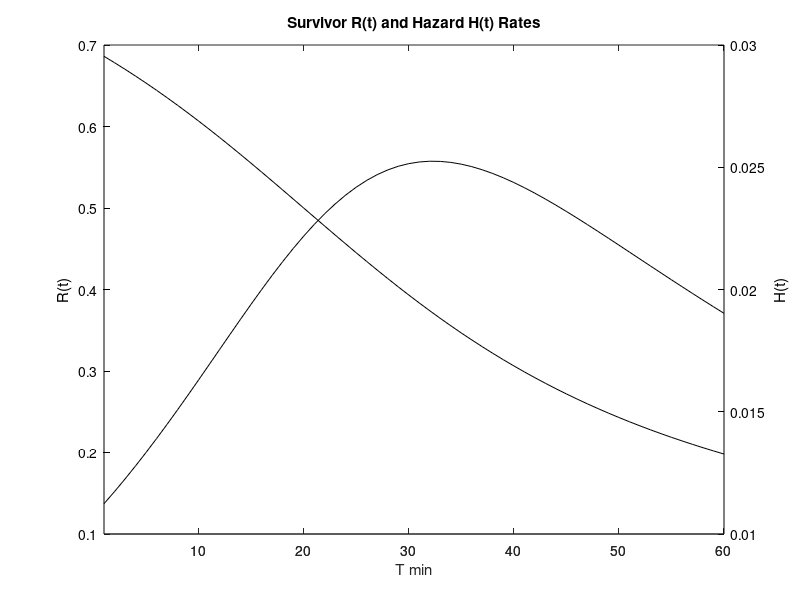

This figure's MATLAB source:
% prob10

t=1:60;
tf=20;
sfosr = 28.7;

% survivor rate
R=.5.*ones(size(t)) - (1/pi).*atan((t-20.*ones(size(t)))./sfosr);

% hazard rate
ot=ones(size(t));

H=2.*sfosr.*((pi.*ot-2.*atan((t-20.*ot)./sfosr)).^-1).*((t-20.*ot).^2 + (sfosr^2).*ot).^-1;

figure(1);

[ax,h1,h2]=plotyy(t,R,t,H);
set(get(ax(1),'Ylabel'),'String','R(t)');
set(h1,'Color','k');
set(ax(1),'YColor','k');
set(get(ax(2),'Ylabel'),'String','H(t)');
set(h2,'Color','k');
set(ax(2),'YColor','k');
xlabel('T min');
title('Survivor R(t) and Hazard H(t) Rates');
